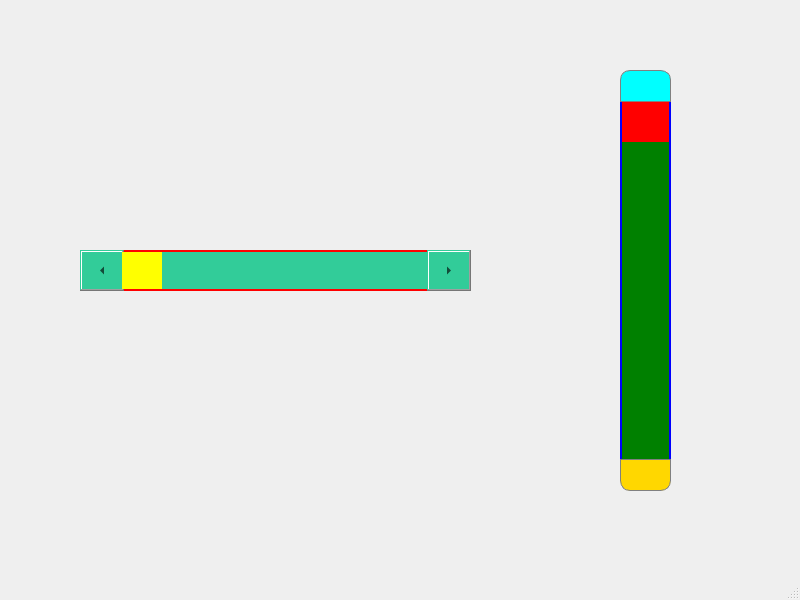
<?xml version="1.0" encoding="UTF-8"?>
<ui version="4.0">
 <class>MainWindow</class>
 <widget class="QMainWindow" name="MainWindow">
  <property name="geometry">
   <rect>
    <x>0</x>
    <y>0</y>
    <width>800</width>
    <height>600</height>
   </rect>
  </property>
  <property name="windowTitle">
   <string>MainWindow</string>
  </property>
  <property name="styleSheet">
   <string notr="true">/*垂直滚动条*/
 QScrollBar:vertical
 {
     border: 2px solid blue; 
     background: black;
     width: 15px;
     margin: 30px 0 30px 0;/*预留两个箭头的位置*/
 }

/*滑块*/
 QScrollBar::handle:vertical { 
     background: red;
     min-height: 40px;
 }




/*鼠标停留在滑块*/
QScrollBar::handle:hover:vertical
{
background:yellow;
}
/*鼠标按下滑块*/
 QScrollBar::handle:pressed:vertical
{
background:blue;
}



/*上移按钮*/
 QScrollBar::sub-line:vertical {
     border: 1px solid gray;
     border-top-left-radius:10px;
     border-top-right-radius:10px;
     background: cyan;

     /*子控件参考位置*/
     subcontrol-origin: margin;
     subcontrol-position: top; 
     height: 30px; /*正好是前面margin预留的高度*/

 }
 
 /*下移按钮*/
 QScrollBar::add-line:vertical {
     border: 1px solid grey;
     border-bottom-left-radius:10px;
     border-bottom-right-radius:10px;
     background: gold;

      /*子控件参考位置*/
     subcontrol-origin: margin;
     subcontrol-position: bottom;
      height: 30px;
 }


/*向上的箭头*/
 QScrollBar::up-arrow:vertical 
 {  /*控件大小*/
     width: 14px;
     height: 14px;
     border-image: url(:/img/up_arrow.png); /*图片*/ 
 }

/*向下的箭头*/
  QScrollBar::down-arrow:vertical 
  {  
     width: 14px;
     height: 14px;
     border-image: url(:/img/down_arrow.png); /*图片*/ 
 }


 /*滑块已经划过的区域*/
QScrollBar::sub-page:vertical 
{
      background: gray;
} 
   
 /*滑块未划过的区域*/
 QScrollBar::add-page:vertical
 {
  background: green;
 }


/***********************/

/*水平*/
QScrollBar:horizontal {
    border: 2px solid red;
    background: #32CC99;
    height: 40px; /*增加，减少 按钮的宽度*/
   
    /*中间阴影距离两边的距离 、与height一致*/
    padding-left:40px; /*上预留位置（放置左箭头）*/
    padding-right:40px; /*下预留位置（放置右箭头）  */
}
QScrollBar::handle:horizontal {
    background: yellow;
    min-width: 40px;
}

</string>
  </property>
  <widget class="QWidget" name="centralwidget">
   <widget class="QScrollBar" name="horizontalScrollBar">
    <property name="geometry">
     <rect>
      <x>80</x>
      <y>250</y>
      <width>391</width>
      <height>41</height>
     </rect>
    </property>
    <property name="orientation">
     <enum>Qt::Horizontal</enum>
    </property>
   </widget>
   <widget class="QScrollBar" name="verticalScrollBar">
    <property name="geometry">
     <rect>
      <x>620</x>
      <y>70</y>
      <width>51</width>
      <height>421</height>
     </rect>
    </property>
    <property name="orientation">
     <enum>Qt::Vertical</enum>
    </property>
   </widget>
  </widget>
  <widget class="QMenuBar" name="menubar">
   <property name="geometry">
    <rect>
     <x>0</x>
     <y>0</y>
     <width>800</width>
     <height>26</height>
    </rect>
   </property>
  </widget>
  <widget class="QStatusBar" name="statusbar"/>
 </widget>
 <resources/>
 <connections/>
</ui>
